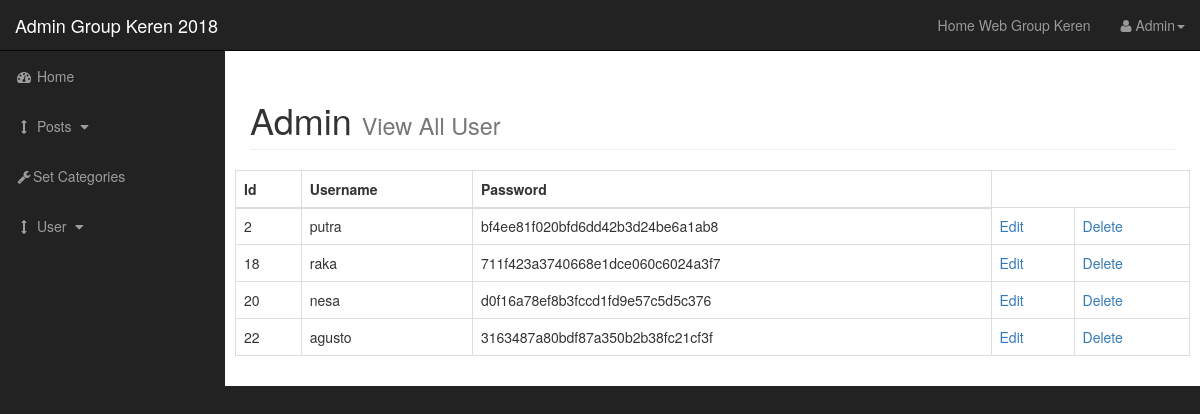
Screenshot of /admin/view_all_user.php with the database file from the repository.
### tables this page shows
CREATE TABLE IF NOT EXISTS `user` (
  `id` int(100) NOT NULL AUTO_INCREMENT,
  `username` varchar(100) NOT NULL,
  `password` varchar(255) NOT NULL,
  PRIMARY KEY (`id`)
);

### admin/view_all_user.php (the view, shortened to what this page needs)
<?php include 'include/admin_header.php' ?>
<?php include 'include/db.php' ?>
<body>
    <div id="wrapper">
        <?php include 'include/admin_navigasi.php' ?>
        <div id="page-wrapper">
            <div class="container-fluid">
                <div class="row">
                    <div class="col-lg-12">
                        <h1 class="page-header">
                            Admin
                            <small>View All User</small>
                        </h1>
                    </div>
                </div>
            </div>
			<table class="table table-bordered table-hover">
							<thead>
									<th>Id</th>
									<th>Username</th>
									<th>Password</th>
							</thead>
							<tbody>
							<?php
							$query ="select * from user";
							$select_post = mysqli_query($connection,$query);
							while($row = mysqli_fetch_assoc($select_post)){
							$post_id = $row['id'];
							$post_username = $row['username'];
							$post_pass = $row['password'];
							echo "<tr>";
							echo "<td>$post_id</td>";
							echo "<td>$post_username</td>";
							echo "<td>$post_pass</td>";
							echo "<td><a href='edit_user.php?id={$post_id}'>Edit</a></td>";
							echo "<td><a href='view_all_user.php?delete={$post_id}'>Delete</a></td>";
							}
							?>
							</table>
        </div>
           <?php include 'include/admin_footer.php' ?>

### admin/css/sb-admin.css (style rules this page uses)
body { margin-top: 100px; background-color: #222; }
@media (min-width:768px) { body { margin-top: 50px; } }
#wrapper { padding-left: 0; }
#page-wrapper { width: 100%; padding: 0; background-color: #fff; }
@media (min-width:768px) { #wrapper { padding-left: 225px; } }
@media (min-width:768px) { #page-wrapper { padding: 10px; } }

### rows the page displays
user: id "2", username "putra", password "bf4ee81f020bfd6dd42b3d24be6a1ab8"
user: id "18", username "raka", password "711f423a3740668e1dce060c6024a3f7"
user: id "20", username "nesa", password "d0f16a78ef8b3fccd1fd9e57c5d5c376"
user: id "22", username "agusto", password "3163487a80bdf87a350b2b38fc21cf3f"
